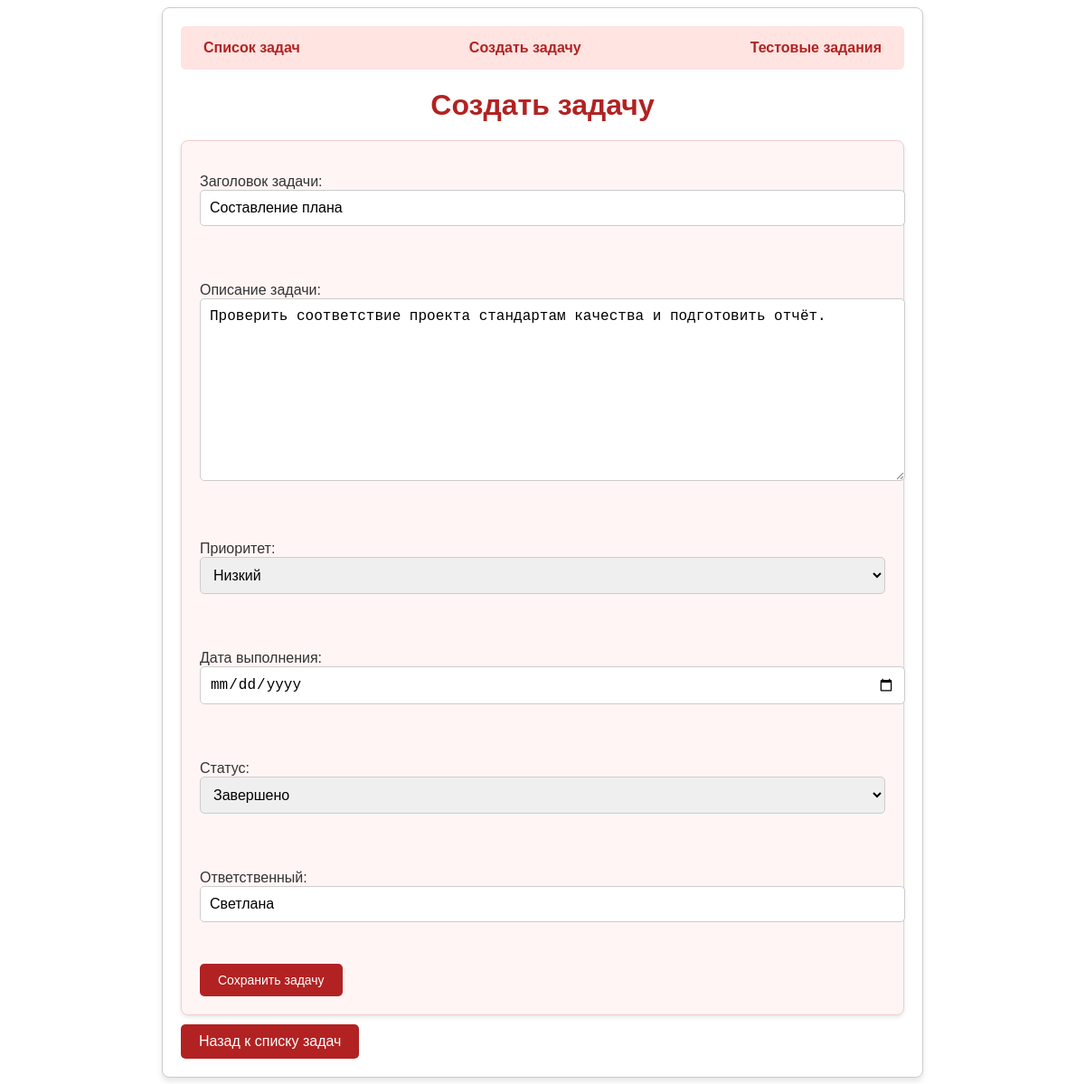
The page /edit/11/ on the database its author committed.
### tasks/models.py (models this page shows, shortened)
class Task(models.Model):
    PRIORITY_CHOICES = [
        ('low', 'Низкий'),
        ('medium', 'Средний'),
        ('high', 'Высокий'),
    ]
    STATUS_CHOICES = [
        ('pending', 'Ожидает'),
        ('in_progress', 'В процессе'),
        ('completed', 'Завершено'),
        ('on_hold', 'На паузе'),
    ]
    title = models.CharField('Заголовок задачи', max_length=200)
    description = models.TextField('Описание задачи')
    priority = models.CharField('Приоритет', max_length=10, choices=PRIORITY_CHOICES, default='medium')
    due_date = models.DateField('Дата выполнения', null=True, blank=True)
    status = models.CharField('Статус', max_length=20, choices=STATUS_CHOICES, default='pending')
    assigned_to = models.CharField('Ответственный', max_length=100, blank=True, null=True)
    completed = models.BooleanField('Завершена', default=False)

### tasks/views.py (the view)
# urls.py: path('edit/<int:pk>/', views.task_edit, name='task_edit'),
def task_edit(request, pk):
    task = get_object_or_404(Task, pk=pk)
    if request.method == 'POST':
        form = TaskForm(request.POST, instance=task)
        if form.is_valid():
            form.save()
            return redirect('task_list')  # Перенаправляем на список задач
        else:
            return render(request, 'tasks/task_form.html', {'form': form})  # Показываем ошибку
    else:
        form = TaskForm(instance=task)
    return render(request, 'tasks/task_form.html', {'form': form})

### tasks/forms.py
class TaskForm(forms.ModelForm):
    class Meta:
        model = Task
        fields = ['title', 'description', 'priority', 'due_date', 'status', 'assigned_to']
        labels = {
            'title': 'Заголовок задачи',
            'description': 'Описание задачи',
            'priority': 'Приоритет',
            'due_date': 'Дата выполнения',
            'status': 'Статус',
            'assigned_to': 'Ответственный',
        }
        widgets = {
            'due_date': forms.DateInput(attrs={'type': 'date'}),
        }

### tasks/templates/tasks/task_form.html (shortened to what this page needs)
<!DOCTYPE html>
<html lang="ru">
<head>
    <title>{% load i18n %}{% trans "Форма задачи" %}</title>
    {% load static %}
    <link rel="stylesheet" href="{% static 'tasks/styles.css' %}">
</head>
<body>
    <div class="container">
        <nav class="navbar">
            <a href="{% url 'task_list' %}" class="nav-link">{% trans "Список задач" %}</a>
            <a href="{% url 'task_create' %}" class="nav-link">{% trans "Создать задачу" %}</a>
            <a href="{% url 'test_tasks' %}" class="nav-link">{% trans "Тестовые задания" %}</a>
        </nav>
        <h1>{% trans "Создать задачу" %}</h1>
        <form method="POST">
            {{ form.as_p }}
            <button type="submit" class="btn">{% trans "Сохранить задачу" %}</button>
        </form>
        <a href="{% url 'task_list' %}" class="btn">{% trans "Назад к списку задач" %}</a>
    </div>
</body>
</html>

### tasks/static/tasks/styles.css (style rules this page uses)
.container { max-width: 800px; margin: 0 auto; padding: 20px; background-color: #fff; border: 1px solid #ccc; border-radius: 8px; box-shadow: 0 4px 6px rgba(0, 0, 0, 0.1); font-family: Arial, sans-serif; color: #333; }
h1, h2 { color: #b22222; margin-bottom: 20px; }
.navbar { display: flex; justify-content: space-between; margin-bottom: 20px; background-color: #ffe4e1; padding: 10px 15px; border-radius: 5px; }
.nav-link { text-decoration: none; color: #b22222; font-weight: bold; padding: 5px 10px; border-radius: 3px; transition: background-color 0.3s, color 0.3s; }
.btn { display: inline-block; padding: 10px 20px; background-color: #b22222; color: #fff; text-decoration: none; border: none; border-radius: 5px; font-size: 14px; text-align: center; cursor: pointer; transition: background-color 0.3s; }
form { display: flex; flex-direction: column; }
form input, form textarea, form select { padding: 10px; margin-bottom: 15px; border: 1px solid #ccc; border-radius: 5px; font-size: 14px; width: 100%; }
form button { align-self: flex-start; }
form { display: flex; flex-direction: column; gap: 15px; padding: 20px; background-color: #fff5f5; border: 1px solid #f4cccc; border-radius: 8px; box-shadow: 0 2px 4px rgba(0, 0, 0, 0.1); }
form input, form textarea, form select { padding: 10px; font-size: 16px; border: 1px solid #ccc; border-radius: 5px; outline: none; transition: border-color 0.3s; }
form button { background-color: #b22222; color: #fff; border: none; padding: 10px 20px; border-radius: 5px; font-size: 16px; cursor: pointer; transition: background-color 0.3s; }
a.btn { display: inline-block; margin-top: 10px; padding: 10px 20px; background-color: #b22222; color: #fff; text-decoration: none; border-radius: 5px; font-size: 16px; transition: background-color 0.3s; }
h1 { color: #b22222; text-align: center; margin-bottom: 20px; }

### rows shown on the page
Task: title "Составление плана", description "Проверить соответствие проекта стандартам качества и подготовить отчёт.", priority "Низкий", status "Завершено", assigned_to "Светлана"
